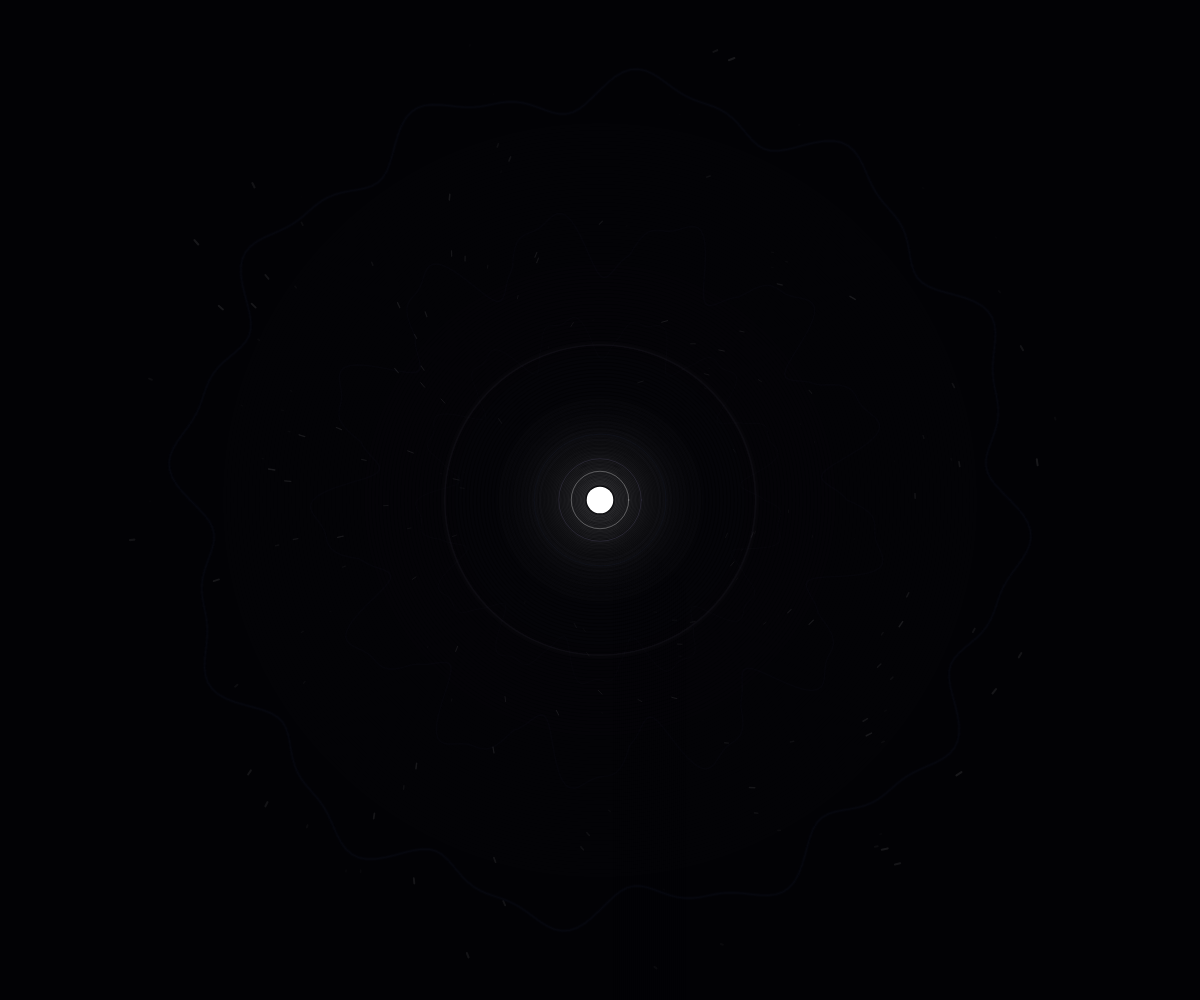
Frame 1 (no input)
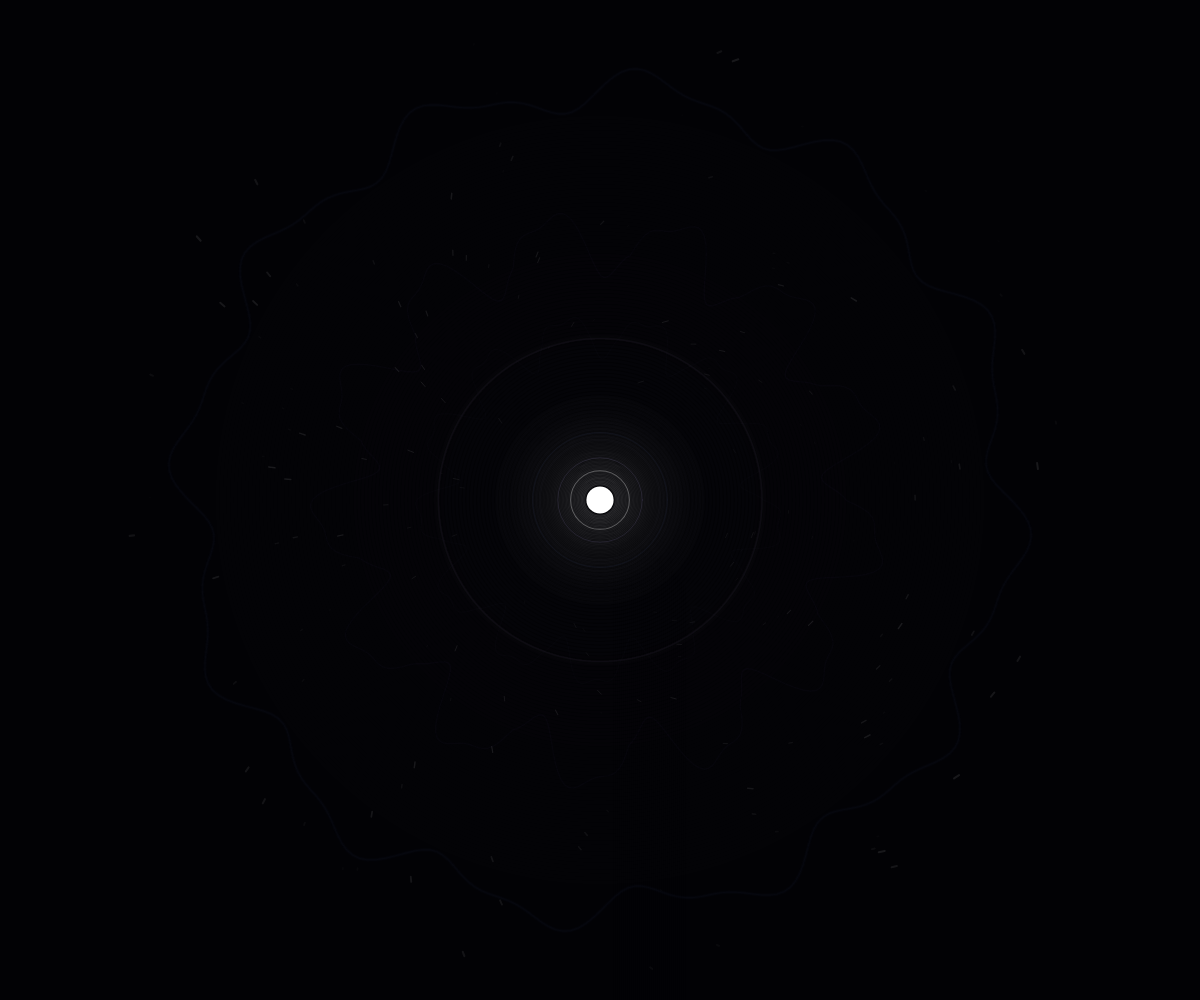
Frame 60 (no input)
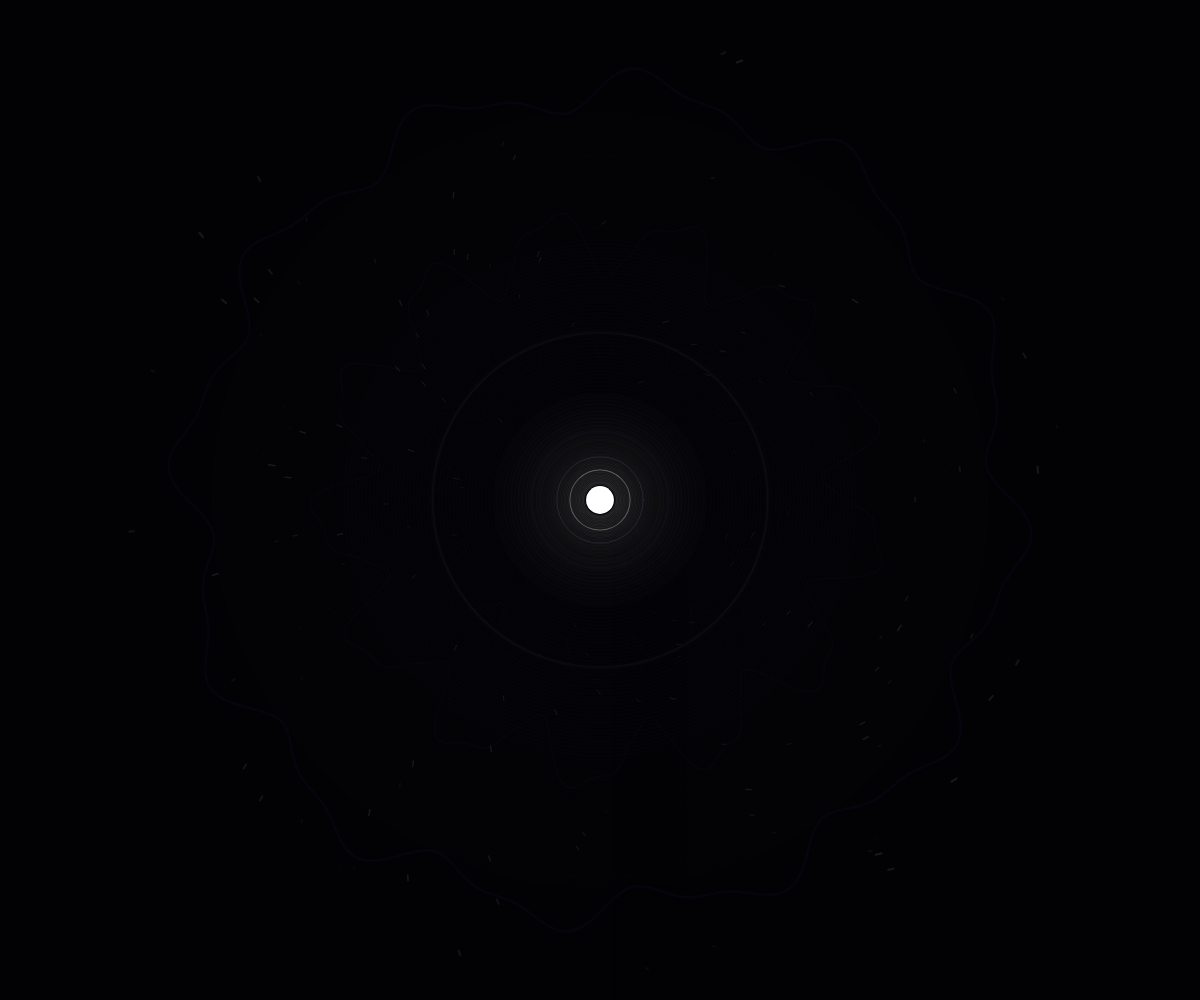
Frame 120 (the mouse pressed at the canvas centre since frame 60)

The p5.js sketch that drew these frames (run headless with seeded random() and noise() and a simulated clock; from frame 60 on, the mouse is pressed at the canvas centre):

// p5.js sketch
// ── sketch.js
// ==========================================================
// MA - Complete Sacred Geometry Loop Edition
// p5.js
// ==========================================================

// ---------- Global ----------
let scene;

const PHI = 1.61803398875;

const PALETTE = {
  bg: [2, 2, 5],
  core: [255, 255, 255],
  main: [140, 120, 255],
  sub: [190, 170, 255],
  outer: [110, 150, 255]
};

// ---------- Setup ----------
function setup() {
  createCanvas(windowWidth, windowHeight);
  pixelDensity(1);
  angleMode(RADIANS);
  smooth();
  strokeCap(ROUND);
  strokeJoin(ROUND);

  scene = new SceneController(120.0); // 120 sec loop
}

// ---------- Draw ----------
function draw() {
  const phase = scene.getPhase();
  const breath = scene.getBreath();
  const bloom = scene.getBloomStrength();
  const orbit = scene.getOrbitStrength();
  const collapse = scene.getCollapse();
  const seed = scene.getSeedStrength();
  const silence = scene.getSilenceStrength();
  const microPulse = scene.getMicroPulse();

  background(...PALETTE.bg);

  translate(width / 2, height / 2);

  drawAura(phase, breath, bloom, collapse, seed, silence);
  drawDustField(phase, bloom, collapse, silence);
  drawResonanceRings(phase, bloom, collapse, silence, breath);

  // 外側→内側の順で描く
  drawOuterOrbit(phase, bloom, collapse, orbit, silence);
  drawBloomLayer({
    phase,
    breath,
    bloom,
    collapse,
    seed,
    silence,
    baseRadius: min(width, height) * 0.165,
    amp1: min(width, height) * 0.020,
    amp2: min(width, height) * 0.010,
    nMin: 13,
    nMax: 21,
    color: PALETTE.sub,
    alpha: 64,
    strokeW: 1.25,
    rotSpeed: 0.05,
    openFactor: 0.12,
    vesMin: 0.90,
    vesMax: 1.10,
    vesPow: 1.18,
    phiBloom: 0.10,
    bloomScale: 0.05,
    collapseScale: 0.16,
    phase1: 0.42,
    phase2: 1.18
  });

  drawBloomLayer({
    phase,
    breath,
    bloom,
    collapse,
    seed,
    silence,
    baseRadius: min(width, height) * 0.255,
    amp1: min(width, height) * 0.028,
    amp2: min(width, height) * 0.014,
    nMin: 13,
    nMax: 21,
    color: PALETTE.main,
    alpha: 92,
    strokeW: 1.6,
    rotSpeed: 0.065,
    openFactor: 0.16,
    vesMin: 0.88,
    vesMax: 1.12,
    vesPow: 1.22,
    phiBloom: 0.12,
    bloomScale: 0.06,
    collapseScale: 0.18,
    phase1: 0.45,
    phase2: 1.25
  });

  drawBrushBeams(phase, bloom, collapse, silence, microPulse, breath);
  drawCore(phase, breath, bloom, collapse, seed, silence);

  drawVignette();
}

// ---------- Resize ----------
function windowResized() {
  resizeCanvas(windowWidth, windowHeight);
}

// ==========================================================
// Scene Controller
// 円環時間エンジン：ここが最重要アルゴリズム
// ==========================================================
class SceneController {
  constructor(cycleDurationSec = 120.0) {
    this.cycleDuration = cycleDurationSec;
    this.startMillis = millis();
  }

  getPhase() {
    const elapsed = (millis() - this.startMillis) / 1000.0;
    return (elapsed % this.cycleDuration) / this.cycleDuration;
  }

  // 0..1 の完全ループ呼吸
  getBreath() {
    const p = this.getPhase();
    return 0.5 - 0.5 * cos(TWO_PI * p);
  }

  // 開花
  getBloomStrength() {
    const p = this.getPhase();
    return phaseWindow(p, 0.18, 0.74, 0.10);
  }

  // 拡張・安定
  getOrbitStrength() {
    const p = this.getPhase();
    return phaseWindow(p, 0.46, 0.84, 0.10);
  }

  // 収束
  getCollapse() {
    const p = this.getPhase();
    return phaseWindow(p, 0.72, 1.00, 0.16);
  }

  // 冒頭と終端の種
  getSeedStrength() {
    const p = this.getPhase();
    const a = phaseWindow(p, 0.92, 1.00, 0.06);
    const b = phaseWindow(p, 0.00, 0.20, 0.08);
    return max(a, b);
  }

  // 静寂
  getSilenceStrength() {
    const p = this.getPhase();
    return phaseWindow(p, 0.88, 1.00, 0.10);
  }

  // 共鳴用の内部脈動
  getMicroPulse() {
    const p = this.getPhase();
    const v = 0.5 - 0.5 * cos(TWO_PI * 4.0 * p);
    return pow(v, 3.0) * this.getBloomStrength();
  }
}

// ==========================================================
// Aura
// ==========================================================
function drawAura(phase, breath, bloom, collapse, seed, silence) {
  push();

  const s = min(width, height);
  const glowStrength = 0.18 + bloom * 0.65 + seed * 0.25 - silence * 0.08;

  blendMode(ADD);
  noFill();

  const minR = s * 0.06;
  const maxR = s * 0.60;
  const steps = 150;

  for (let i = 0; i < steps; i++) {
    const t = i / (steps - 1);
    const r = lerp(minR, maxR, t);
    const falloff = pow(1.0 - t, 2.25);
    const alpha = (12 + breath * 10 + bloom * 12) * falloff * glowStrength;

    const rr = lerp(PALETTE.sub[0], PALETTE.core[0], 0.15 * (1.0 - t));
    const gg = lerp(PALETTE.sub[1], PALETTE.core[1], 0.15 * (1.0 - t));
    const bb = lerp(PALETTE.sub[2], PALETTE.core[2], 0.15 * (1.0 - t));

    stroke(rr, gg, bb, alpha);
    strokeWeight(2.0);
    circle(0, 0, r * 2);
  }

  blendMode(BLEND);
  pop();
}

// ==========================================================
// Dust / Particles
// 状態を持たず、位相から直接描くのでループが切れない
// ==========================================================
function drawDustField(phase, bloom, collapse, silence) {
  push();

  const s = min(width, height);
  const count = 180;

  for (let i = 0; i < count; i++) {
    const h1 = hash1(i * 19.17 + 1.0);
    const h2 = hash1(i * 27.31 + 7.0);
    const h3 = hash1(i * 11.73 + 9.0);

    let angle = TWO_PI * h1 + phase * TWO_PI * lerp(0.04, 0.18, h2);
    let baseR = lerp(s * 0.12, s * 0.48, h2);

    // 終盤は中心へ戻す
    let collapseMix = pow(collapse, 1.15);
    let r = lerp(baseR, s * 0.055 + h3 * s * 0.03, collapseMix);

    const x = cos(angle) * r;
    const y = sin(angle) * r;

    const len = lerp(2, 18, h3) * (0.35 + bloom * 0.9) * (1.0 - silence * 0.65);
    const dir = angle + HALF_PI * lerp(-1, 1, h1);
    const x2 = x + cos(dir) * len;
    const y2 = y + sin(dir) * len;

    const a = lerp(10, 120, h3) * (0.20 + bloom * 0.75) * (1.0 - silence * 0.5);

    stroke(PALETTE.core[0], PALETTE.core[1], PALETTE.core[2], a);
    strokeWeight(lerp(0.6, 2.2, h2));
    line(x, y, x2, y2);
  }

  pop();
}

// ==========================================================
// Resonance Rings
// 離散発生ではなく、位相差から直接描いて完全ループ化
// ==========================================================
function drawResonanceRings(phase, bloom, collapse, silence, breath) {
  push();

  const s = min(width, height);
  const centers = [0.14, 0.30, 0.46, 0.62, 0.78, 0.94];
  const lifeFrac = 0.18;

  const r0 = s * 0.072;
  const r1 = r0 * PHI;
  const r2 = r1 * PHI;
  const r3 = r2 * PHI;
  const r4 = r3 * PHI;

  const targets = [r1 * 1.05, r2 * 1.00, r3 * 0.94, r4 * 0.70];

  blendMode(ADD);
  noFill();

  for (let i = 0; i < centers.length; i++) {
    const age = wrappedAge(phase, centers[i]);

    if (age < lifeFrac) {
      const t = age / lifeFrac;
      const r = lerp(r1 * (0.66 + breath * 0.04), targets[i % targets.length], easeOutCubic(t));

      const envIn = sin(min(1, t * 1.25) * HALF_PI);
      const envOut = pow(1.0 - t, 1.35);
      const alpha = (22 + bloom * 18) * envIn * envOut * (1.0 - silence * 0.55);

      for (let g = 0; g < 3; g++) {
        stroke(PALETTE.sub[0], PALETTE.sub[1], PALETTE.core[2], alpha * (0.16 - g * 0.04));
        strokeWeight(1.2 + g * 1.4);
        drawOrganicRing(r + g * 0.7, 0.35 + g * 0.18, phase + i * 0.1);
      }

      stroke(PALETTE.sub[0], PALETTE.sub[1], PALETTE.core[2], alpha);
      strokeWeight(1.2);
      drawOrganicRing(r, 1.0, phase + i * 0.1);
    }
  }

  blendMode(BLEND);
  pop();
}

function drawOrganicRing(radius, irregularityScale, seedPhase) {
  beginShape();
  const detail = 220;
  for (let i = 0; i <= detail; i++) {
    const a = map(i, 0, detail, 0, TWO_PI);

    const n =
      (noise(
        cos(a) * 0.8 + cos(TWO_PI * seedPhase) * 0.7,
        sin(a) * 0.8 + sin(TWO_PI * seedPhase) * 0.7
      ) - 0.5) *
      2.0 *
      irregularityScale;

    const rr = radius + n;
    vertex(cos(a) * rr, sin(a) * rr);
  }
  endShape(CLOSE);
}

// ==========================================================
// Bloom Layers
// ==========================================================
function drawBloomLayer(cfg) {
  const {
    phase, breath, bloom, collapse, seed, silence,
    baseRadius, amp1, amp2, nMin, nMax,
    color, alpha, strokeW, rotSpeed, openFactor,
    vesMin, vesMax, vesPow, phiBloom, bloomScale, collapseScale,
    phase1, phase2
  } = cfg;

  const s = min(width, height);

  const petalN = lerp(nMin, nMax, smoothstep(0.20, 0.82, bloom));
  const openEnv = bloom * (1.0 - collapse * 0.65);
  const visible = (0.08 * seed + 0.95 * bloom) * (1.0 - silence * 0.55);

  if (visible <= 0.001) return;

  push();
  rotate(TWO_PI * phase * rotSpeed);

  const detail = 420;

  // glow
  noFill();
  for (let g = 0; g < 3; g++) {
    stroke(color[0], color[1], color[2], alpha * visible * (0.13 - g * 0.03));
    strokeWeight(strokeW + g * 1.8);
    beginShape();
    for (let i = 0; i <= detail; i++) {
      const thetaBase = map(i, 0, detail, 0, TWO_PI);
      const p = bloomPoint(
        thetaBase, petalN, baseRadius, amp1, amp2,
        phase1, phase2, breath, openFactor, openEnv,
        vesMin, vesMax, vesPow, phiBloom, bloomScale, collapse, collapseScale
      );
      vertex(p.x, p.y);
    }
    endShape(CLOSE);
  }

  // main line
  stroke(color[0], color[1], color[2], alpha * visible);
  strokeWeight(strokeW);
  beginShape();
  for (let i = 0; i <= detail; i++) {
    const thetaBase = map(i, 0, detail, 0, TWO_PI);
    const p = bloomPoint(
      thetaBase, petalN, baseRadius, amp1, amp2,
      phase1, phase2, breath, openFactor, openEnv,
      vesMin, vesMax, vesPow, phiBloom, bloomScale, collapse, collapseScale
    );
    vertex(p.x, p.y);
  }
  endShape(CLOSE);

  // inner duplicate line for richness
  stroke(color[0], color[1], color[2], alpha * visible * 0.40);
  strokeWeight(max(0.6, strokeW * 0.5));
  beginShape();
  for (let i = 0; i <= detail; i++) {
    const thetaBase = map(i, 0, detail, 0, TWO_PI);
    const p = bloomPoint(
      thetaBase, petalN, baseRadius * 0.992, amp1 * 0.96, amp2 * 0.95,
      phase1, phase2, breath, openFactor, openEnv,
      vesMin, vesMax, vesPow, phiBloom, bloomScale, collapse, collapseScale
    );
    vertex(p.x, p.y);
  }
  endShape(CLOSE);

  pop();
}

function bloomPoint(
  thetaBase, petalN, baseRadius, amp1, amp2,
  phase1, phase2, breath, openFactor, openEnv,
  vesMin, vesMax, vesPow, phiBloom, bloomScale, collapse, collapseScale
) {
  const thetaWarp =
    sin(thetaBase * 0.5 + phase1) *
    openFactor *
    easeInOutSine(constrain(openEnv, 0, 1)) *
    0.55;

  const theta = thetaBase + thetaWarp;

  const waveA = amp1 * sin(petalN * theta + phase1 + breath * 0.9);
  const waveB = amp2 * sin((petalN * 2.0) * theta + phase2 - breath * 0.55);

  let r = baseRadius + waveA + waveB;

  const vesicaGate = pow(abs(sin(thetaBase * petalN * 0.5)), vesPow);
  const vesicaShape = lerp(vesMin, vesMax, vesicaGate);

  const phiGain = openEnv * baseRadius * (PHI - 1.0) * phiBloom;

  r = (r + phiGain) * vesicaShape;

  // 開花時のほどけ感
  r += sin(thetaBase * 0.5 + phase2) * baseRadius * 0.045 * openEnv;

  // bloomで少し拡張、collapseで少し収束
  r *= 1.0 + openEnv * bloomScale;
  r *= 1.0 - collapse * collapseScale;

  return createVector(cos(theta) * r, sin(theta) * r);
}

// ==========================================================
// Outer Orbit
// ==========================================================
function drawOuterOrbit(phase, bloom, collapse, orbit, silence) {
  push();

  const s = min(width, height);
  const baseR = s * 0.41;
  const visible = (0.20 + orbit * 0.80) * (1.0 - silence * 0.60);

  if (visible <= 0.001) {
    pop();
    return;
  }

  rotate(-TWO_PI * phase * 0.045);

  noFill();

  for (let g = 0; g < 3; g++) {
    stroke(PALETTE.outer[0], PALETTE.outer[1], PALETTE.outer[2], 28 * visible * (0.8 - g * 0.22));
    strokeWeight(1.2 + g * 1.5);

    beginShape();
    const detail = 360;
    for (let i = 0; i <= detail; i++) {
      const a = map(i, 0, detail, 0, TWO_PI);
      const petalN = 12.0;
      let r =
        baseR +
        s * 0.018 * sin(petalN * a + phase * TWO_PI * 0.35) +
        s * 0.008 * sin((petalN * 2.0) * a - phase * TWO_PI * 0.20);

      r *= 1.0 - collapse * 0.08;
      vertex(cos(a) * r, sin(a) * r);
    }
    endShape(CLOSE);
  }

  pop();
}

// ==========================================================
// Brush-light Beams
// ==========================================================
function drawBrushBeams(phase, bloom, collapse, silence, microPulse, breath) {
  push();

  const s = min(width, height);
  const stateStrength = microPulse * (1.0 - collapse * 0.55) * (1.0 - silence * 0.55);

  if (stateStrength <= 0.001) {
    pop();
    return;
  }

  const beamCount = floor(lerp(10, 22, bloom));
  const innerR = s * 0.050 + breath * s * 0.008;
  const outerR = s * 0.19 + bloom * s * 0.07 - collapse * s * 0.035;

  for (let i = 0; i < beamCount; i++) {
    const baseA =
      map(i, 0, beamCount, 0, TWO_PI) +
      phase * TWO_PI * 0.12 +
      sin(phase * TWO_PI * 2.0 + i * 0.7) * 0.014;

    const localOuter = outerR * nrand(i + 10, 0.95, 1.05);
    const localInner = innerR * nrand(i + 100, 0.97, 1.03);
    const alphaBase = 20 + stateStrength * 52;
    const bundleCount = floor(lerp(3, 7, bloom));

    drawBrushBeam(baseA, localInner, localOuter, bundleCount, alphaBase, stateStrength, i, breath);
  }

  pop();
}

function drawBrushBeam(angleBase, innerR, outerR, bundleCount, alphaBase, stateStrength, beamIndex, breath) {
  push();
  blendMode(ADD);

  for (let k = 0; k < bundleCount; k++) {
    const t = bundleCount <= 1 ? 0 : k / (bundleCount - 1);

    const angleOffset = map(t, 0, 1, -0.016, 0.016);
    const r1 = innerR + map(t, 0, 1, -3, 3);
    const r2 = outerR + map(t, 0, 1, -12, 12);

    const a1 = angleBase + angleOffset;
    const a2 = angleBase + angleOffset + sin(frameCount * 0.003 + beamIndex * 0.55) * 0.008;

    const x1 = cos(a1) * r1;
    const y1 = sin(a1) * r1;
    const x2 = cos(a2) * r2;
    const y2 = sin(a2) * r2;

    const segments = 18;
    let prevX = x1;
    let prevY = y1;

    for (let s = 1; s <= segments; s++) {
      const u = s / segments;

      let px = lerp(x1, x2, u);
      let py = lerp(y1, y2, u);

      const normalA = atan2(y2 - y1, x2 - x1) + HALF_PI;
      const curveAmp = (1.0 - u) * 2.4 + breath * 1.6;
      const curve = sin(u * PI + beamIndex * 0.4 + k) * curveAmp;

      px += cos(normalA) * curve;
      py += sin(normalA) * curve;

      const sw = lerp(2.2, 0.35, u) * (0.60 + stateStrength * 0.80);
      const a = alphaBase * pow(1.0 - u, 1.35) * nrand(beamIndex * 10 + k * 3 + s, 0.85, 1.08);

      const rr = lerp(PALETTE.core[0], PALETTE.sub[0], u * 0.65);
      const gg = lerp(PALETTE.core[1], PALETTE.sub[1], u * 0.65);
      const bb = lerp(PALETTE.core[2], PALETTE.outer[2], u * 0.75);

      stroke(rr, gg, bb, a);
      strokeWeight(sw);
      line(prevX, prevY, px, py);

      prevX = px;
      prevY = py;
    }
  }

  blendMode(BLEND);
  pop();
}

// ==========================================================
// Core
// ==========================================================
function drawCore(phase, breath, bloom, collapse, seed, silence) {
  push();

  const s = min(width, height);

  const base = s * 0.012;
  const pulse = base + breath * s * 0.018 + seed * s * 0.004;
  const maxGlow = pulse * (9.5 + bloom * 1.5);

  blendMode(ADD);
  noFill();

  const steps = 90;
  for (let i = 0; i < steps; i++) {
    const t = i / (steps - 1);
    const r = lerp(pulse * 1.08, maxGlow, t);
    const falloff = pow(1.0 - t, 2.8);
    const a = (22 + bloom * 10 - silence * 4) * falloff;

    const rr = lerp(PALETTE.core[0], PALETTE.sub[0], t * 0.22);
    const gg = lerp(PALETTE.core[1], PALETTE.sub[1], t * 0.22);
    const bb = lerp(PALETTE.core[2], PALETTE.sub[2], t * 0.22);

    stroke(rr, gg, bb, a);
    strokeWeight(2);
    circle(0, 0, r * 2);
  }

  blendMode(BLEND);
  noFill();

  stroke(PALETTE.core[0], PALETTE.core[1], PALETTE.core[2], 76 * (1.0 - silence * 0.45));
  strokeWeight(1.0 + breath * 0.25);
  circle(0, 0, pulse * 4.1);

  stroke(PALETTE.sub[0], PALETTE.sub[1], PALETTE.sub[2], 36 * (1.0 - silence * 0.45));
  strokeWeight(0.8);
  circle(0, 0, pulse * 5.9);

  stroke(PALETTE.outer[0], PALETTE.outer[1], PALETTE.outer[2], 18 * (1.0 - silence * 0.45));
  strokeWeight(0.7);
  circle(0, 0, pulse * 9.4);

  noStroke();
  fill(PALETTE.core[0], PALETTE.core[1], PALETTE.core[2], 255);
  circle(0, 0, pulse * 1.9);

  fill(255, 255, 255, 180);
  circle(0, 0, pulse * 1.10);

  pop();
}

// ==========================================================
// Vignette
// ==========================================================
function drawVignette() {
  noFill();
  for (let i = 0; i < 44; i++) {
    const a = map(i, 0, 43, 0, 10);
    stroke(0, 0, 0, a);
    rect(i * 2, i * 2, width - i * 4, height - i * 4);
  }
}

// ==========================================================
// Utilities
// ==========================================================
function smoothstep(a, b, x) {
  const t = constrain((x - a) / (b - a), 0, 1);
  return t * t * (3 - 2 * t);
}

function phaseWindow(p, start, end, edge = 0.06) {
  if (start <= end) {
    const on = smoothstep(start - edge, start + edge, p);
    const off = 1.0 - smoothstep(end - edge, end + edge, p);
    return constrain(on * off, 0, 1);
  } else {
    return max(
      phaseWindow(p, start, 1.0, edge),
      phaseWindow(p, 0.0, end, edge)
    );
  }
}

function wrappedAge(phase, center) {
  let a = phase - center;
  if (a < 0) a += 1.0;
  return a;
}

function easeInOutSine(x) {
  return -(cos(PI * x) - 1) / 2;
}

function easeOutCubic(x) {
  return 1 - pow(1 - x, 3);
}

function hash1(n) {
  const x = sin(n * 127.1 + 311.7) * 43758.5453123;
  return x - floor(x);
}

function nrand(n, minVal, maxVal) {
  return lerp(minVal, maxVal, hash1(n));
}
